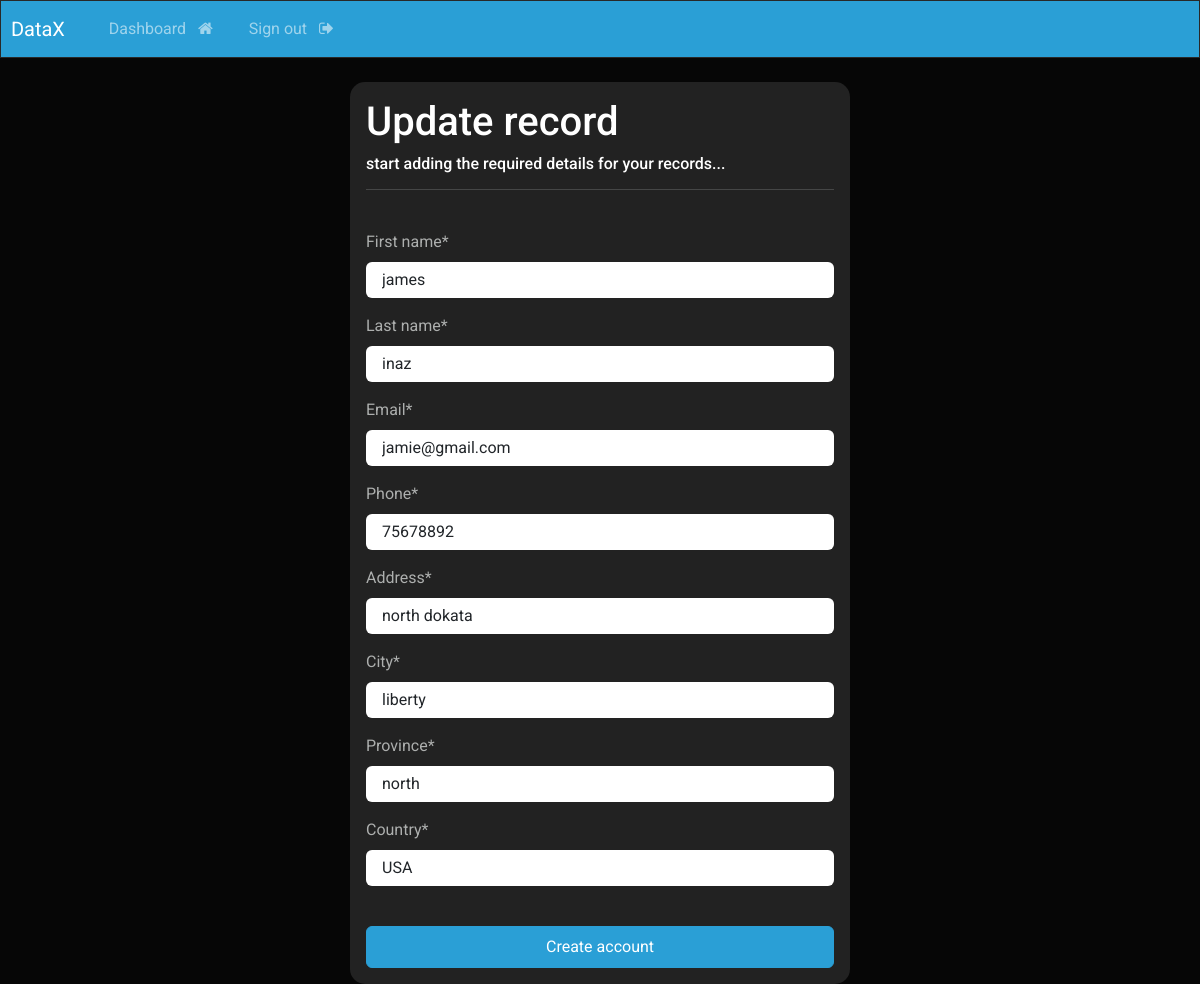
Page /update-record/2 (signed in) on the committed database.
### webapp/models.py (models this page shows, shortened)
class Record(models.Model):
    creation_date = models.DateTimeField(auto_now_add=True)
    first_name = models.CharField(max_length=150)
    last_name = models.CharField(max_length=150)
    email = models.EmailField(max_length=150)
    phone = models.CharField(max_length=20)
    address = models.CharField(max_length=300)
    city = models.CharField(max_length=255)
    province = models.CharField(max_length=200)
    country = models.CharField(max_length=120)

### webapp/views.py (the view)
# urls.py: path('update-record/<int:pk>',views.update_record, name ='update-record'),
@login_required(login_url='my-login')
def update_record(request, pk):
    record = Record.objects.get(id=pk)
    form = UpdateRecordForm(instance=record)
    if request.method == 'POST':
        form = UpdateRecordForm(request.POST, instance=record)
        if form.is_valid():
            form.save()
            return redirect("dashboard")
    context = {'form': form}
    return render(request, 'webapp/update-record.html', context = context)

### webapp/forms.py
class UpdateRecordForm(forms.ModelForm):
    class Meta:
          model = Record
          fields = ['first_name', 'last_name', 'email', 'phone', 'address', 'city', 'province', 'country']

### webapp/templates/webapp/update-record.html (shortened to what this page needs)
{% extends 'webapp/base.html' %}
{% load crispy_forms_tags %}
{% block content %}
<body>
    <div class="container bg-light shadow-md p-3 form-layout">
        <h3> Update record</h3>
        <h6> start adding the required details for your records... </h6>
        <hr>
        <br>
        <form action="" method="POST" autocomplete="off">
            {{form | crispy}}
            <br>
            <button type="submit" class="btn btn-primary w-100 btn-block p-2"> Create account </button>
        </form>
    </div>
</body>
{% endblock %}

### dashboard/static/css/styles.css (style rules this page uses)
.form-layout { border-radius: 15px; width:500px; }

### rows in the picture
Record: first_name "james", last_name "inaz", email "jamie@gmail.com", phone "75678892", address "north dokata", city "liberty", province "north", country "USA"
